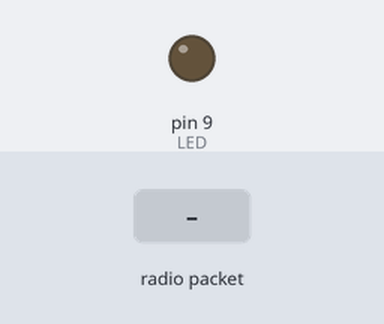
Simulated run of this sketch. Board: Arduino Uno, built with avr-gcc and run on an emulated ATmega328P. Parts: output pins drawn as LEDs (lit = HIGH). The inputs (shaded band) are chosen by the test bench. No radio packets arrive unless stated; what the sketch prints to the serial monitor is not drawn.

Above: at 1.3 s.
1.4 s: radio packet "1" arrives
At 1.5 s:
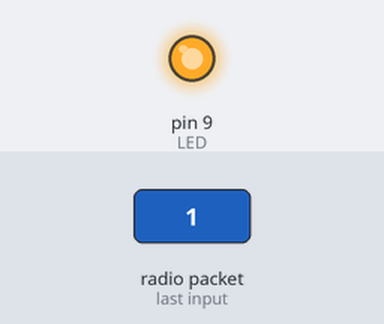
Timing chart, 0 to 4.4 s (numbered marks = the images above; inputs shaded):
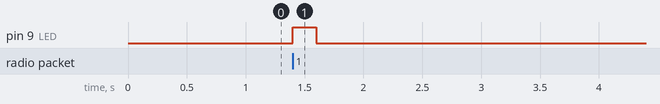

Measured:
- after the input at 1.4 s, pin 9 (LED): LOW → HIGH at once, → LOW 0.20 s later

The sketch:

moteino_lora_struct_json_rx.ino
```cpp
#include <SPI.h>
#include <RH_RF95.h> // find latest 'zip' file at top of page here: http://www.airspayce.com/mikem/arduino/RadioHead/
#include <ArduinoJson.h> // https://github.com/bblanchon/ArduinoJson

#define NODEID 1
#define GATEWAYID 1

// Change to 434.0 or other frequency, must match RX's freq!
#define RF95_FREQ 868.0

// Singleton instance of the radio driver
RH_RF95 rf95;


// Blinky on receipt
#define LED 9

// the following struct must match that on the transmission side
typedef struct {
  int           nodeId; //store this nodeId
  int           gatewayId;
  unsigned long packetCount;
  float         temp;
  float         humid;
  float         lux;
  float         batt;
} Payload;
Payload theData;

void setup()
{
  pinMode(LED, OUTPUT);
//  pinMode(RFM95_RST, OUTPUT);
//  digitalWrite(RFM95_RST, HIGH);

  while (!Serial);
  Serial.begin(9600);
  delay(100);

  //Serial.println("Feather LoRa RX Test!");

  // manual reset
  //digitalWrite(RFM95_RST, LOW);
  //delay(10);
  //digitalWrite(RFM95_RST, HIGH);
  //delay(10);

  while (!rf95.init()) {
    //Serial.println("LoRa radio init failed");
    while (1);
  }
  //Serial.println("LoRa radio init OK!");

  // Defaults after init are 434.0MHz, modulation GFSK_Rb250Fd250, +13dbM
  if (!rf95.setFrequency(RF95_FREQ)) {
    //Serial.println("setFrequency failed");
    while (1);
  }
  //Serial.print("Set Freq to: "); Serial.println(RF95_FREQ);

  // Defaults after init are 434.0MHz, 13dBm, Bw = 125 kHz, Cr = 4/5, Sf = 128chips/symbol, CRC on

  // The default transmitter power is 13dBm, using PA_BOOST.
  // If you are using RFM95/96/97/98 modules which uses the PA_BOOST transmitter pin, then
  // you can set transmitter powers from 5 to 23 dBm:
  rf95.setTxPower(23, false);
}

void loop()
{

  if (rf95.available())
  {
    // Should be a message for us now
  //  uint8_t buf[RH_RF95_MAX_MESSAGE_LEN];
  //  uint8_t len = sizeof(buf);

   uint8_t buf[sizeof(Payload)];
    uint8_t len = sizeof(buf);

    if (rf95.recv(buf, &len))
    {

      //RH_RF95::printBuffer("Received: ", buf, len);

      //Serial.print("RSSI: ");
      //Serial.print(rf95.lastRssi(), DEC);

      float rssi = rf95.lastRssi();
      //Serial.print('\t'); // TSV

      //Serial.println((char*)buf);

     theData = *(Payload*)buf;

      digitalWrite(LED,HIGH);
    delay(200);
    digitalWrite(LED, LOW);


    int           nodeId; //store this nodeId
    int gatewayId;
  unsigned long packetCount;
  float         batt;
  float         temp;
  float         humid;
  float         lux;

  gatewayId = theData.gatewayId;
  nodeId = theData.nodeId;
  packetCount = theData.packetCount;
  temp = theData.temp;
  humid = theData.humid;
  lux = theData.lux;
  batt = theData.batt;


// output JSON to serial
 StaticJsonBuffer<200> jsonBuffer;
  JsonObject& root = jsonBuffer.createObject();
  root["gatewayId"] = gatewayId;
  root["nodeId"] = nodeId;
  root["packetCount"]=packetCount;
  root["RSSI"]=rssi;
  JsonObject& data = root.createNestedObject("data");
  data["temp"] = temp;
  data["humid"] = humid;
  data["lux"] = lux;
  data["batt"] = batt;


  char buf[251];
  root.printTo(buf, sizeof(buf));
  buf[sizeof(buf)-1] = 0;

  Serial.println(buf);


      /*
      // Send a reply
      uint8_t data[] = "And hello back to you";
      rf95.send(data, sizeof(data));
      rf95.waitPacketSent();
      Serial.println("Sent a reply");
      digitalWrite(LED, LOW);
      */
    }
    else
    {
      Serial.println("Receive failed");
    }
  }
}
```
